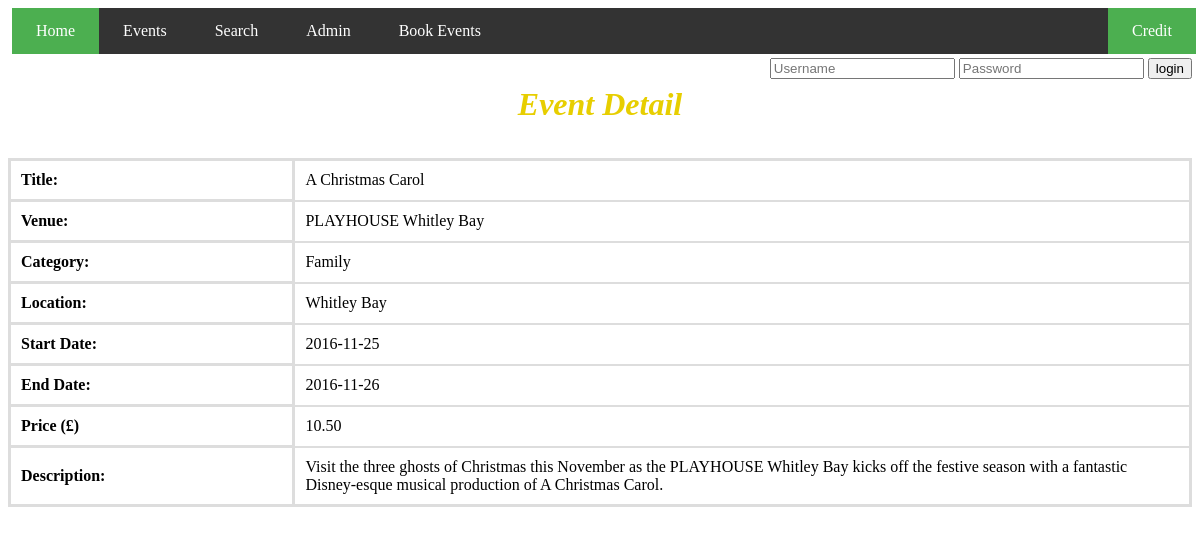
Screenshot of /detail.php?id=1 with the database file from the repository.
### tables this page shows
CREATE TABLE `te_events` (
  `eventID` int(10) NOT NULL AUTO_INCREMENT,
  `eventTitle` varchar(256) NOT NULL,
  `eventDescription` varchar(256) DEFAULT NULL,
  `venueID` varchar(6) DEFAULT NULL,
  `catID` varchar(6) DEFAULT NULL,
  `eventStartDate` date DEFAULT NULL,
  `eventEndDate` date DEFAULT NULL,
  `eventPrice` decimal(4,2) DEFAULT NULL,
  PRIMARY KEY (`eventID`)
);

CREATE TABLE `te_venue` (
  `venueID` varchar(6) NOT NULL DEFAULT '',
  `venueName` varchar(40) DEFAULT NULL,
  `location` varchar(30) DEFAULT NULL,
  PRIMARY KEY (`venueID`)
);

CREATE TABLE `te_category` (
  `catID` varchar(6) NOT NULL DEFAULT '',
  `catDesc` varchar(30) DEFAULT NULL,
  PRIMARY KEY (`catID`)
);

### detail.php (the view, shortened to what this page needs)
<?php
include_once "login.php";
?>
  <div>
<ul>
	<li><a class="active" href="index.php">Home</a></li>
	<li><a  href="events.php">Events</a></li>
	<li><a href="search.php">Search</a></li>
	<li><a href="admin.php">Admin</a></li>
        <li><a href="bookEventsForm.php">Book Events</a></li>
	<li style="float:right"><a class="active" href="credit.html">Credit</a></li>
</ul>
  </div>
<?php
  include_once "login-form.php";
?>
  <h2>Event Detail</h2>
<?php
 $eventID = $_GET['id'];
	$sql = "SELECT * FROM te_events JOIN te_venue ON te_venue.venueID = te_events.venueID JOIN te_category ON te_category.catID = te_events.catID WHERE te_events.eventID = $eventID";
    $queryresult = mysqli_query($conn, $sql) or die(mysqli_error($conn));
	while ($row = mysqli_fetch_array($queryresult)) {
            $venueName = $row['venueName'];
			$catName = $row['catDesc'];
			$eventStartDate = $row['eventStartDate'];
			$eventEndDate = $row['eventEndDate'];
			$eventPrice = $row['eventPrice'];
			$eventTitle = $row['eventTitle'];
			$eventDescription = $row['eventDescription'];
			$location = $row['location'];
	}
?>
  <table>
  <tr>
        <th style="width:30%">Title: </th>
    <td><?php echo $eventTitle; ?></td>
  </tr>
  <tr>
    <th>Venue:</th>
    <td><?php echo $venueName; ?></td>
  </tr>
  <tr>
    <th>Category:</th>
    <td><?php echo $catName; ?></td>
  </tr>
    <tr>
    <th>Location:</th>
    <td><?php echo $location; ?></td>
  </tr>
  <tr>
    <th>Start Date:</th>
    <td><?php echo $eventStartDate; ?></td>
  </tr>
  <tr>
    <th>End Date:</th>
    <td><?php echo $eventEndDate; ?></td>
  </tr>
  <tr>
    <th>Price (£)</th>
    <td><?php echo $eventPrice; ?></td>
  </tr>
  <tr>
    <th>Description:</th>
    <td><?php echo $eventDescription; ?></td>
  </tr>
</table>
</body>
</html>

### css/style.css (style rules this page uses)
ul { list-style-type: none; margin: 4px; padding: 0; overflow: hidden; background-color: #333; width:100%; }
li { float: left; }
li a { display: block; color: white; text-align: center; padding: 14px 24px; text-decoration: none; }
.active { background-color: #4CAF50; }
table { table-layout: fixed; width: 100%; padding:15px; border-collapse:collapse; font-family:Georgia, "Times New Roman", Times, serif; border:solid #ddd 3px; margin-top: 8px; white-space:pre-line; }
td { border: solid #ddd 2px; overflow: hidden; width: 100%; padding:10px; }
th { border: solid #ddd 3px; width: 100%; text-align: left; padding:10px; }
h1,h3,h2 { font: bold italic 2em/1em "Times New Roman", "MS Serif", "New York", serif; margin: 0; padding: 30px; color: #e7ce00; text-align: center; }

### rows the page displays
te_events: eventTitle "A Christmas Carol", venueID.venueName "PLAYHOUSE Whitley Bay", catID.catDesc "Family", venueID.location "Whitley Bay", eventStartDate "2016-11-25", eventEndDate "2016-11-26", eventPrice "10.50", eventDescription "Visit the three ghosts of Christmas this November as the PLAYHOUSE Whitley Bay kicks off the festive season with a fantastic Disney-esque musical production of A Christmas Carol."
